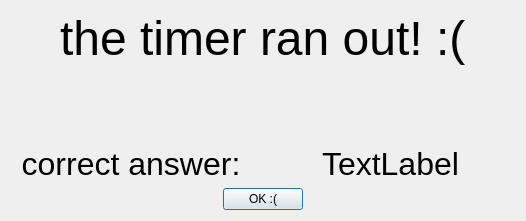
<?xml version="1.0" encoding="UTF-8"?>
<ui version="4.0">
 <class>TimeOutPopup</class>
 <widget class="QDialog" name="TimeOutPopup">
  <property name="geometry">
   <rect>
    <x>0</x>
    <y>0</y>
    <width>526</width>
    <height>221</height>
   </rect>
  </property>
  <property name="windowTitle">
   <string>Dialog</string>
  </property>
  <layout class="QVBoxLayout" name="verticalLayout">
   <item>
    <layout class="QHBoxLayout" name="horizontalLayout">
     <item>
      <spacer name="horizontalSpacer">
       <property name="orientation">
        <enum>Qt::Horizontal</enum>
       </property>
       <property name="sizeHint" stdset="0">
        <size>
         <width>40</width>
         <height>20</height>
        </size>
       </property>
      </spacer>
     </item>
     <item>
      <widget class="QLabel" name="label_2">
       <property name="font">
        <font>
         <pointsize>36</pointsize>
        </font>
       </property>
       <property name="text">
        <string>the timer ran out! :(</string>
       </property>
      </widget>
     </item>
     <item>
      <spacer name="horizontalSpacer_2">
       <property name="orientation">
        <enum>Qt::Horizontal</enum>
       </property>
       <property name="sizeHint" stdset="0">
        <size>
         <width>40</width>
         <height>20</height>
        </size>
       </property>
      </spacer>
     </item>
    </layout>
   </item>
   <item>
    <spacer name="verticalSpacer">
     <property name="orientation">
      <enum>Qt::Vertical</enum>
     </property>
     <property name="sizeHint" stdset="0">
      <size>
       <width>20</width>
       <height>56</height>
      </size>
     </property>
    </spacer>
   </item>
   <item>
    <layout class="QHBoxLayout" name="horizontalLayout_3">
     <item>
      <widget class="QLabel" name="label_3">
       <property name="font">
        <font>
         <pointsize>24</pointsize>
        </font>
       </property>
       <property name="text">
        <string>correct answer: </string>
       </property>
       <property name="alignment">
        <set>Qt::AlignCenter</set>
       </property>
      </widget>
     </item>
     <item>
      <widget class="QLabel" name="answerLabel">
       <property name="font">
        <font>
         <pointsize>24</pointsize>
        </font>
       </property>
       <property name="text">
        <string>TextLabel</string>
       </property>
       <property name="alignment">
        <set>Qt::AlignCenter</set>
       </property>
      </widget>
     </item>
    </layout>
   </item>
   <item>
    <layout class="QHBoxLayout" name="horizontalLayout_2">
     <item>
      <spacer name="horizontalSpacer_3">
       <property name="orientation">
        <enum>Qt::Horizontal</enum>
       </property>
       <property name="sizeHint" stdset="0">
        <size>
         <width>40</width>
         <height>20</height>
        </size>
       </property>
      </spacer>
     </item>
     <item>
      <widget class="QPushButton" name="okButton">
       <property name="maximumSize">
        <size>
         <width>100</width>
         <height>16777215</height>
        </size>
       </property>
       <property name="text">
        <string>OK :(</string>
       </property>
      </widget>
     </item>
     <item>
      <spacer name="horizontalSpacer_4">
       <property name="orientation">
        <enum>Qt::Horizontal</enum>
       </property>
       <property name="sizeHint" stdset="0">
        <size>
         <width>40</width>
         <height>20</height>
        </size>
       </property>
      </spacer>
     </item>
    </layout>
   </item>
  </layout>
 </widget>
 <resources/>
 <connections>
  <connection>
   <sender>okButton</sender>
   <signal>clicked()</signal>
   <receiver>TimeOutPopup</receiver>
   <slot>close()</slot>
   <hints>
    <hint type="sourcelabel">
     <x>248</x>
     <y>192</y>
    </hint>
    <hint type="destinationlabel">
     <x>343</x>
     <y>194</y>
    </hint>
   </hints>
  </connection>
 </connections>
</ui>
